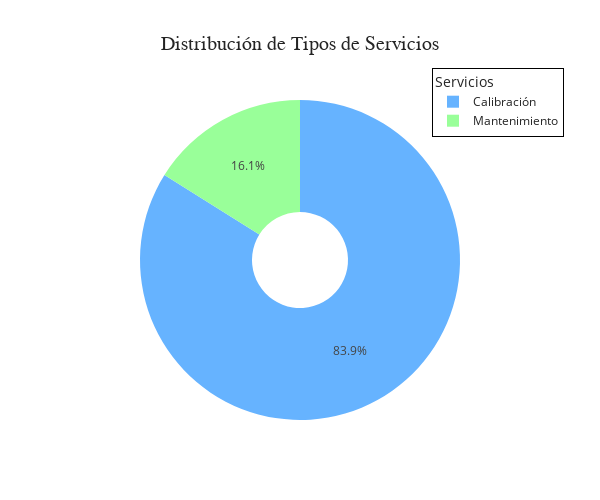

Here is the notebook cell this chart was saved with:
### Markdown cell above
#### Mostramos un gráfico de barras con los tipos de servicio

### Code cell
import plotly.graph_objects as go

fig = go.Figure(data=[ 
    go.Pie(
        labels=service_type.index, 
        values=service_type.values, 
        hole=0.3, 
        textinfo='percent',  # Muestra el porcentaje y el nombre
        hoverinfo='label+value',  # Muestra nombre y porcentaje al pasar el mouse
        marker=dict(
            colors=['#66b3ff', '#99ff99', '#ff6666', '#ffcc99'],  # Puedes ajustar estos colores
        ),
        #pull=[0.1, 0, 0, 0],  # Hace "salir" ligeramente la primera porción (opcional)
    )
])

fig.update_layout(
    template="plotly+seaborn",  # Combina los templates de plotly y seaborn
    width=600,
    height=500,
    title='Distribución de Tipos de Servicios',
    title_x=0.5,
    title_font=dict(size=20, family='Verdana, sans-serif'),
    legend_title_text="Servicios",
    legend=dict(
        x=0.8, y=1.1,
        bgcolor="rgba(255,255,255,0.5)",
        bordercolor="Black",
        borderwidth=1
    ),
    showlegend=True,
)

fig.show()

### Figure 1 — Plotly figure (JSON) as saved in the notebook; plotly's stock layout.template omitted (floating-point values rounded to 4 significant figures)
{"data": [{"hole": 0.3, "hoverinfo": "label+value", "labels": ["Calibración", "Mantenimiento"], "marker": {"colors": ["#66b3ff", "#99ff99", "#ff6666", "#ffcc99"]}, "textinfo": "percent", "type": "pie", "values": [386, 74]}], "layout": {"height": 500, "legend": {"bgcolor": "rgba(255,255,255,0.5)", "bordercolor": "Black", "borderwidth": 1, "title": {"text": "Servicios"}, "x": 0.8, "y": 1.1}, "showlegend": true, "title": {"font": {"family": "Verdana, sans-serif", "size": 20}, "text": "Distribución de Tipos de Servicios", "x": 0.5}, "width": 600}}
